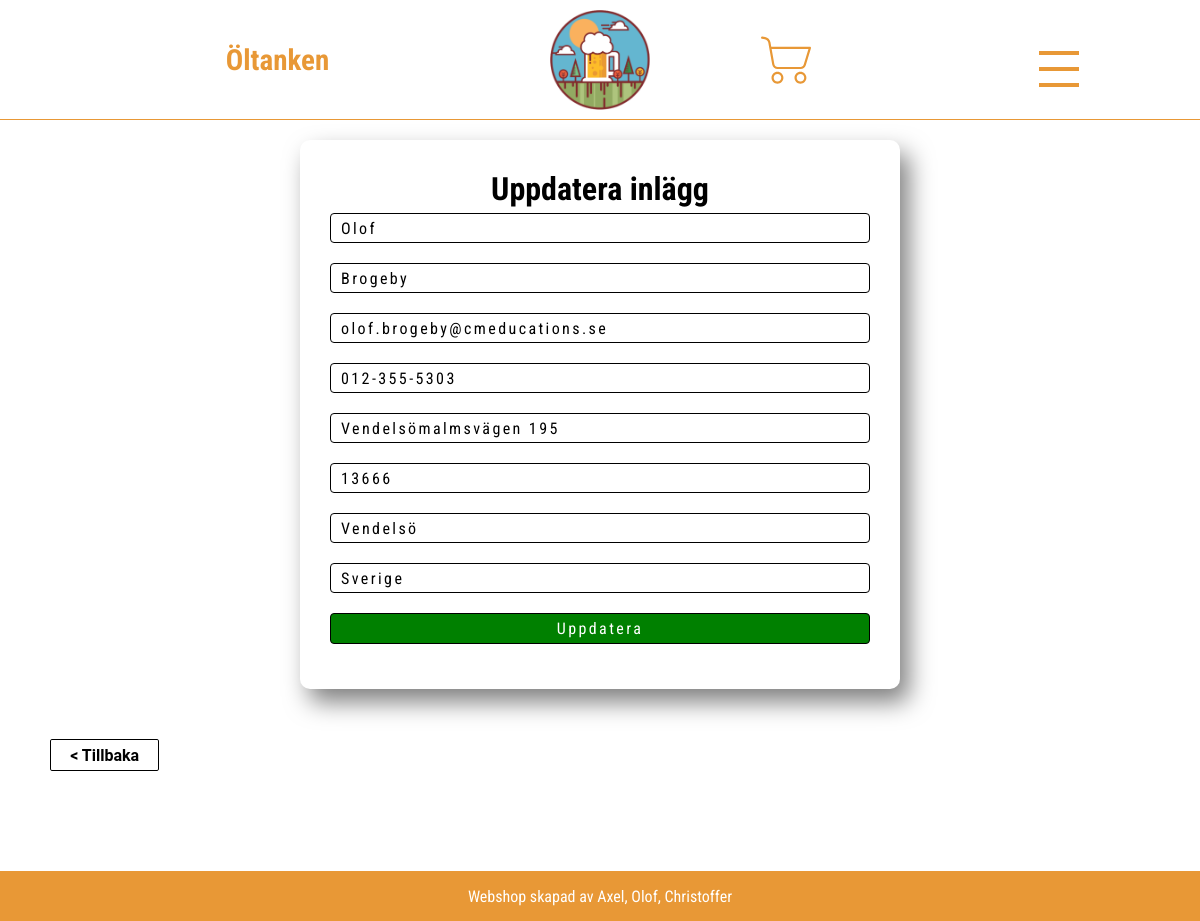
/users-public/update-profile.php?id=2, run on the app's committed database.
### tables this page shows
CREATE TABLE `users` (
  `id` int(9) NOT NULL,
  `first_name` varchar(60) NOT NULL,
  `last_name` varchar(60) NOT NULL,
  `email` varchar(150) NOT NULL,
  `password` varchar(60) NOT NULL,
  `phone` varchar(60) NOT NULL,
  `street` varchar(255) NOT NULL,
  `postal_code` varchar(255) NOT NULL,
  `city` varchar(90) NOT NULL,
  `country` varchar(90) NOT NULL,
  `register_date` timestamp NOT NULL DEFAULT current_timestamp()
);

### public/users-public/update-profile.php (the view, shortened to what this page needs)
<?php
    require SRC_PATH . ('dbconnect.php');
   try {
        $query = "
            SELECT * FROM users
            WHERE id = :id;
        ";
        $stmt = $dbconnect->prepare($query);
        $stmt->bindvalue(':id', $_GET['id']);
        $stmt->execute();
        $user = $stmt->fetch();
    } catch (\PDOException $e) {
        throw new \PDOException($e->getMessage(), (int) $e->getCode());
}
?>
<!DOCTYPE html>
<html lang="en">
<head>
    <link rel='stylesheet' type='text/css' media='screen' href='../styles/main.css'>
    <link rel='stylesheet' type='text/css' media='screen' href='../styles/home-login-reg.css'>
</head>
<body>
<?php include '../parts/menu.php';?>
<div class="wrapper-update-profile">
    <div class="container-update-profile">
        <h1 class="rubrik-center">Uppdatera inlägg</h1>
        <form action="#" method="POST">
            <input type="text" name="first_nameUser" placeholder="Förnamn" value="<?=htmlentities($user['first_name'])?>"">
            <input type="text" name="last_nameUser" placeholder="Efternamn" value="<?=htmlentities($user['last_name'])?>">
            <input type="text" name="emailUser" placeholder="E-mail" value="<?=htmlentities($user['email'])?>">
            <input type="text" name="phoneUser" placeholder="Telefonnmmer" value="<?=htmlentities($user['phone'])?>">
            <input type="text" name="streetUser" placeholder="Adress" value="<?=htmlentities($user['street'])?>">
            <input type="text" name="postal_codeUser" placeholder="Postnummer" value="<?=htmlentities($user['postal_code'])?>">
            <input type="text" name="cityUser" placeholder="Stad" value="<?=htmlentities($user['city'])?>">
            <input type="text" name="countryUser" placeholder="Land" value="<?=htmlentities($user['country'])?>">
            <input type="submit" name="submitUserBtn" value="Uppdatera" class="updateBtn">
        </form>
    </div>
</div>
    <a href="mina-sidor.php" class="general-button top-left-button">< Tillbaka</a>
<?php include '../parts/footer.php';?>
</body>
</html>

### public/styles/main.css (style rules this page uses)
* { font-family: 'Roboto Condensed', sans-serif; box-sizing: border-box; margin: 0; padding: 0; }
body { overflow-x: hidden; }
.general-button { display: inline-block; padding: 0.35em 1.2em; border: 0.1em solid #000; border-radius: 0.12em; box-sizing: border-box; text-decoration: none; font-family: 'Roboto',sans-serif; font-weight: bold; color: #000; text-align: center; transition: all 0.2s; background-color: #fff; width: auto; justify-self: center; }
.top-left-button { margin: 50px 50px 0; }

### public/styles/home-login-reg.css (style rules this page uses)
* { margin: 0; padding: 0; box-sizing: border-box; }
input { width: 100%; min-height: 30px; border: 0; font-size: 1rem; letter-spacing: .15rem; margin-top: 5px; color: #000; border-radius: 4px; border: 1px solid black; margin-bottom: 15px; }
.rubrik-center { text-align: center; }
.updateBtn { background-color: green; color: #ffffff; padding: 5px 5px; }
.wrapper-update-profile { display: grid; justify-content: center; grid-template-columns: repeat(4, 1fr); grid-template-areas:". content content ."; }
.container-update-profile { margin-top: 20px; grid-area: content; background-color: #ffffff; padding: 30px 30px; border-radius: 10px; box-shadow: 9px 13px 25px 0px rgba(0, 0, 0, 0.5); }
input[type="text"] { padding-left: 10px; }
@media only screen and (min-width: 1200px) { input { width: 100%; min-height: 30px; border: 0; font-size: 1rem; letter-spacing: .15rem; margin-top: 5px; color: #000; border-radius: 4px; border: 1px solid black; margin-bottom: 15px; } }
@media only screen and (min-width: 1200px) { .rubrik-center { text-align: center; } }
@media only screen and (min-width: 1200px) { .updateBtn { background-color: green; color: #ffffff; padding: 5px 5px; } }
@media only screen and (min-width: 1200px) { .wrapper-update-profile { display: grid; justify-content: center; grid-template-columns: repeat(4, 1fr); grid-template-areas:". content content ."; } }
@media only screen and (min-width: 1200px) { .container-update-profile { margin-top: 20px; grid-area: content; background-color: #ffffff; padding: 30px 30px; border-radius: 10px; box-shadow: 9px 13px 25px 0px rgba(0, 0, 0, 0.5); } }
@media only screen and (min-width: 1200px) { input[type="text"] { padding-left: 10px; } }

### data on the page
users: first_nameUser "Olof", last_nameUser "Brogeby", emailUser "olof.brogeby@cmeducations.se", phoneUser "012-355-5303", streetUser "Vendelsömalmsvägen 195", postal_codeUser "13666", cityUser "Vendelsö", countryUser "Sverige"
